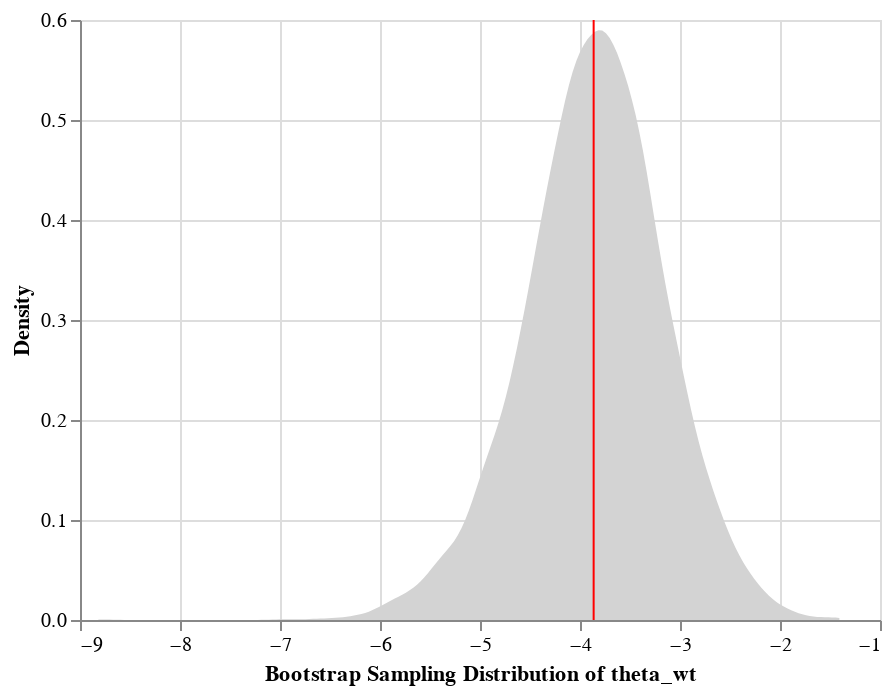

Source (notebook cell):
### Markdown cell above
### Question 2.3.2 Visualizing the bootstrap sampling distribution of theta_wt (5 points)

Visualize the bootstrap sampling distribution ($\tilde{\theta}_{wt}$ = `bootstrap_theta_wt`) as a *density plot*, marking the mean with a vertical rule, as we did for the sampling distribution at the end of Part 1:

### Code cell
# YOUR CODE HERE
# raise NotImplementedError()

df = pd.DataFrame(data = {"bootstrap_theta_wt" : bootstrap_theta_wt})

bootstrap_theta_wt_density_chart = alt.Chart(df).transform_density(
    density='bootstrap_theta_wt',
    as_=['bootstrap_theta_wt', 'density'],
    
).mark_area(color="lightgray").encode(
    x=alt.X('bootstrap_theta_wt', axis=alt.Axis(title="Bootstrap Sampling Distribution of theta_wt")),
    y=alt.Y('density:Q', axis=alt.Axis(title="Density"))
)

bootstrap_theta_wt_mean_chart = alt.Chart(df).mark_rule(color="red").encode(
    x="mean(bootstrap_theta_wt)"
)

bootstrap_theta_wt_chart = bootstrap_theta_wt_density_chart + bootstrap_theta_wt_mean_chart

bootstrap_theta_wt_chart

### Figure 1 — Vega-Lite specification as saved in the notebook (floating-point values rounded to 4 significant figures; data arrays with more than 128 entries replaced by an {"elided": "..."} marker saying what was removed)
{"config": {"view": {"continuousWidth": 400, "continuousHeight": 300}}, "layer": [{"mark": {"type": "area", "color": "lightgray"}, "encoding": {"x": {"type": "quantitative", "axis": {"title": "Bootstrap Sampling Distribution of theta_wt"}, "field": "bootstrap_theta_wt"}, "y": {"type": "quantitative", "axis": {"title": "Density"}, "field": "density"}}, "transform": [{"density": "bootstrap_theta_wt", "as": ["bootstrap_theta_wt", "density"]}]}, {"mark": {"type": "rule", "color": "red"}, "encoding": {"x": {"type": "quantitative", "aggregate": "mean", "field": "bootstrap_theta_wt"}}}], "data": {"name": "data-34ae89bef7b81d5b20e261353ba52ede"}, "$schema": "https://vega.github.io/schema/vega-lite/v4.8.1.json", "datasets": {"data-34ae89bef7b81d5b20e261353ba52ede": {"elided": "5000 records"}}}
